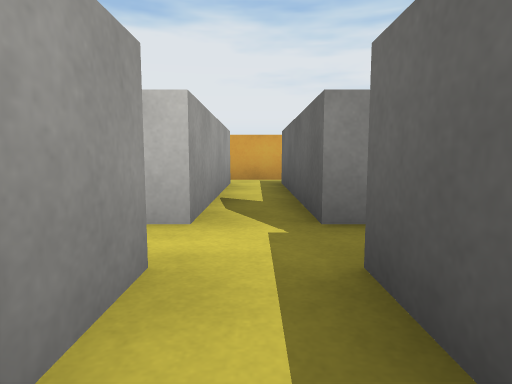
view 1 (above)

24 first-person views from a walk through a scene from a Unity 3-D project. The camera is 0.51 m above the floor, tilts 6° down and sees 75° across. The floor is counted in squares, 1 m on a side. Each view is taken from the middle of a square. On the plan, view 1 faces up. The plan holds only what a view shows up to about 9 squares ahead; the rest is blank. The place goes on beyond the plan. Some surface patterns are stand-ins.

view 2
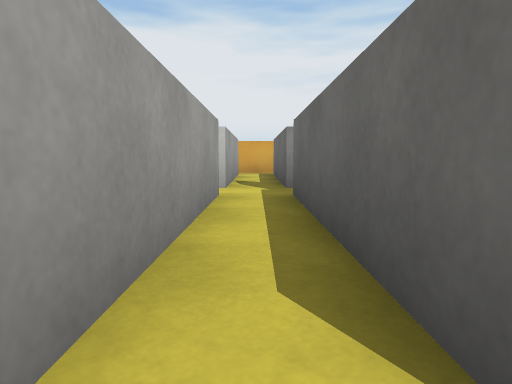

view 3
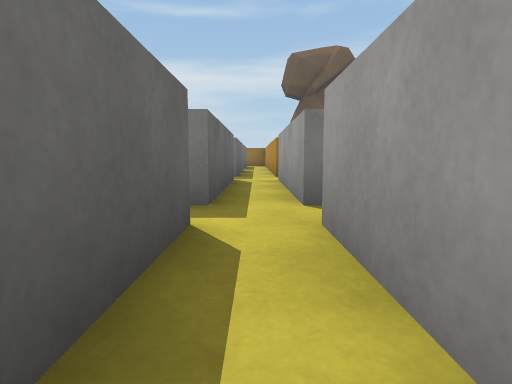

view 4
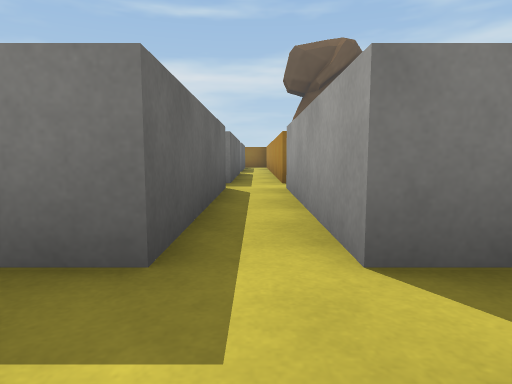

view 5
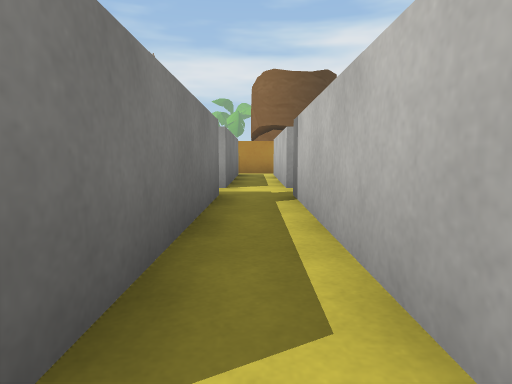

view 6
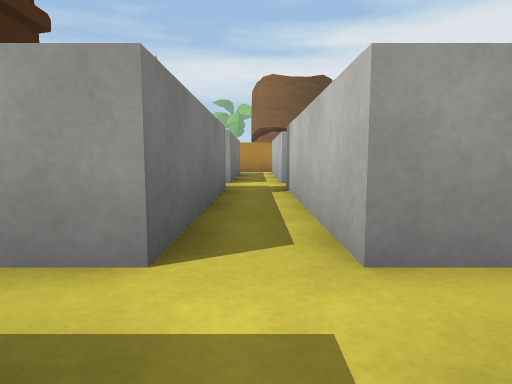

view 7
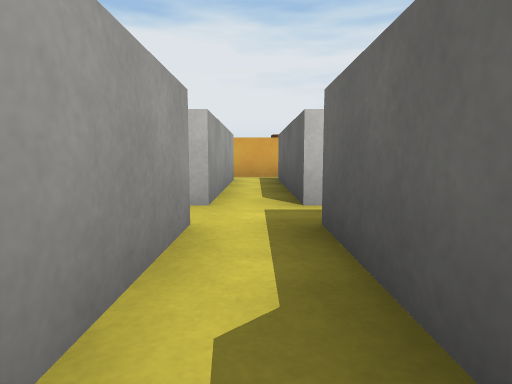

view 8
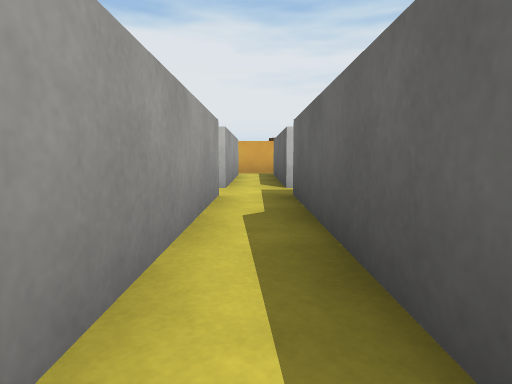

view 9
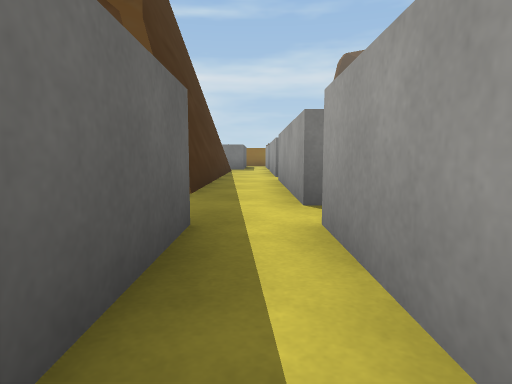

view 10
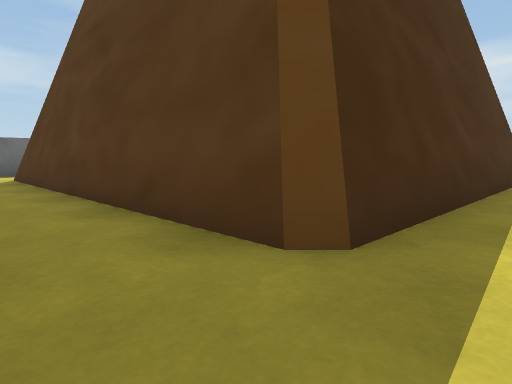

view 11
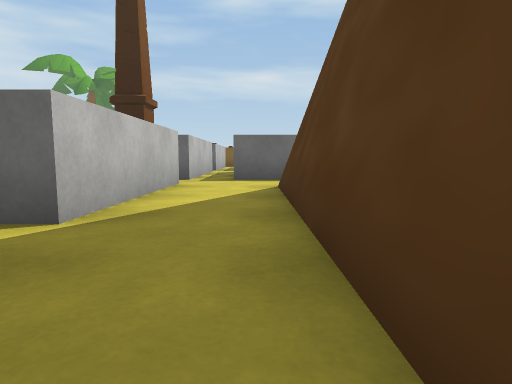

view 12
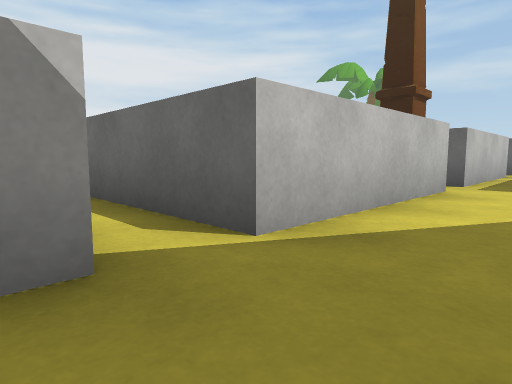

view 13
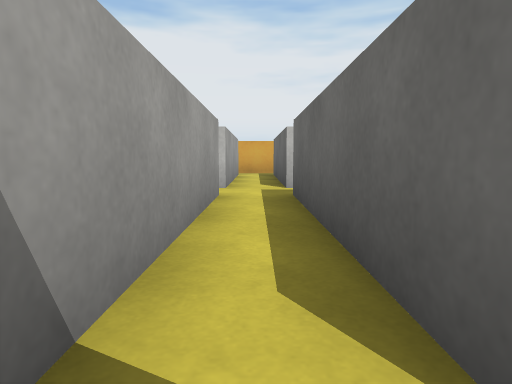

view 14
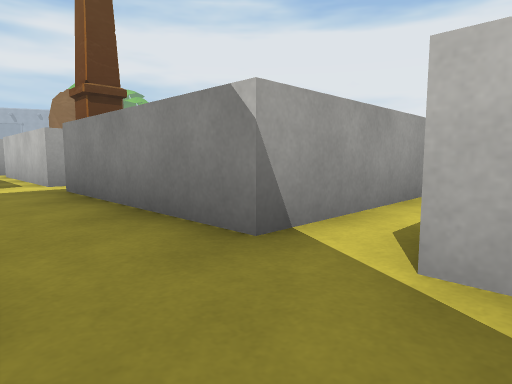

view 15
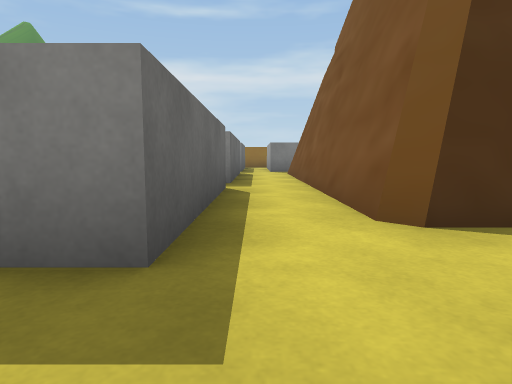

view 16
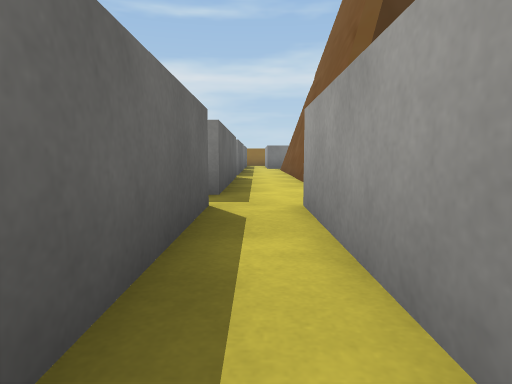

view 17
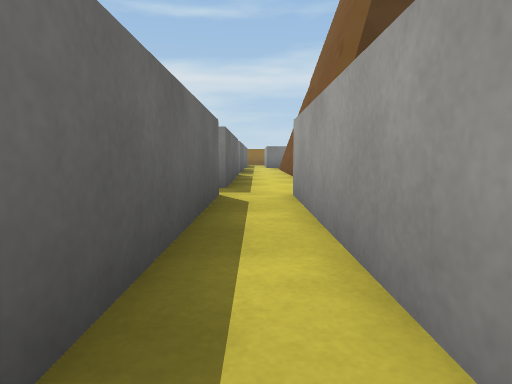

view 18
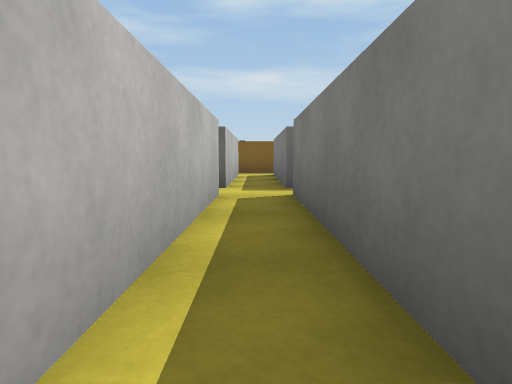

view 19
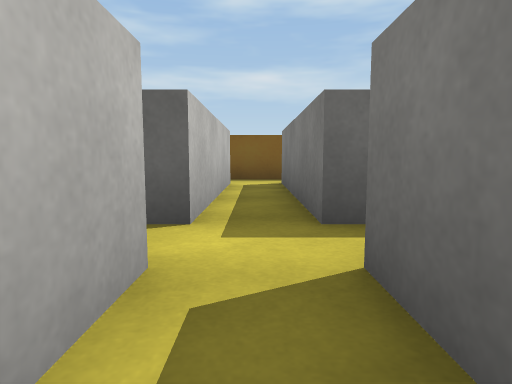

view 20
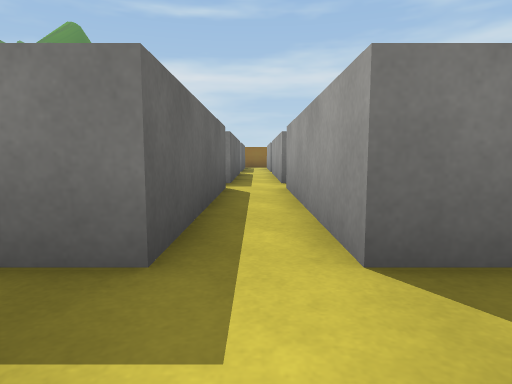

view 21
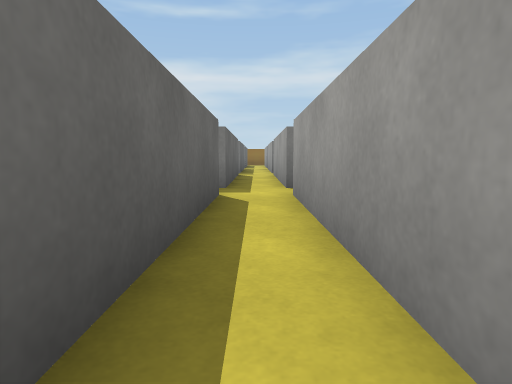

view 22
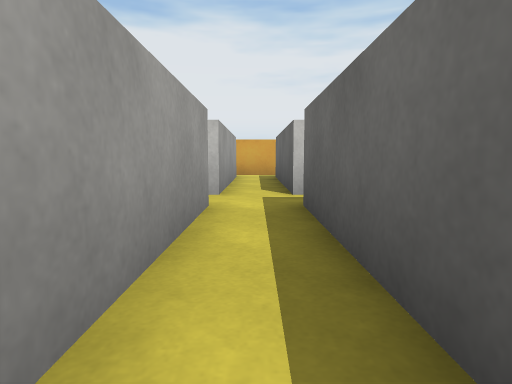

view 23
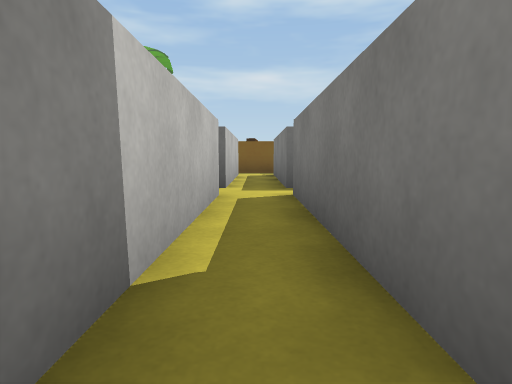

view 24
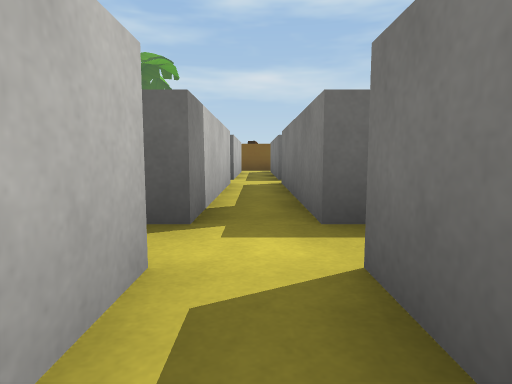

### Floor plan
Points are (right, up) in squares from view 1. A wall is a line through its corners. A room is listed if a view was taken in it or the views show most of it. See-through windows are left out.
Room 1 (views 1, 3, 4)
walls: (-0.5, 1.5) (-0.5, -2.5); (4.5, 2.5) (0.5, 2.5); (0.5, -2.5) (0.5, 1.5) (4.5, 1.5)
ways out: opening at (0, -2) to room 2; opening at (4, 2) to room 3; opening at (-1, 2); opening at (0, 3)
Room 2 (view 2)
walls: (-0.5, -3.5) (-0.5, -7.5); (4.5, -2.5) (0.5, -2.5); (0.5, -7.5) (0.5, -3.5) (1.2, -3.5)
ways out: opening at (0, -2) to room 1; opening at (4, -3) to room 4; opening at (-1, -3); opening at (0, -7)
Room 3 (views 5, 6, 7, 9)
walls: (4.5, 1.5) (4.5, -2.5); (5.5, -2.5) (5.5, 1.5)
ways out: opening at (4, 2) to room 1; opening at (5, -2) to room 4; opening at (9, 2) to room 7; opening at (5, 3)
Room 4 (views 8, 10, 11, 12, 13, 14, 18, 19)
walls: (9.5, -2.5) (5.5, -2.5); (14.5, -2.5) (10.5, -2.5); (6, -4.8) (6.3, -4.5); (15.5, -7.5) (15.5, -3.5) (19.5, -3.5); (4.5, -3.5) (4.5, -7.4); (6, -9.5) (6, -5) (6.5, -4.5) (13.9, -4.5) (13.9, -7.5); (19.5, -2.5) (15.5, -2.5)
ways out: opening at (4, -3) to room 2; opening at (5, -2) to room 3; opening at (15, -2) to room 5; opening at (10, -2) to room 7; opening at (19, -3) to room 8; opening at (5, -8); opening at (15, -7)
Room 5 (views 15, 16, 17, 23)
walls: (14.5, 1.5) (14.5, -2.5); (19.5, 2.5) (15.5, 2.5); (15.5, -2.5) (15.5, 1.5) (19.5, 1.5)
ways out: opening at (15, -2) to room 4; opening at (19, 2) to room 6; opening at (14, 2) to room 7; opening at (15, 3)
Room 6 (views 20, 21, 22)
walls: (19.5, 1.5) (19.5, -2.5); (24, 2.5) (20.5, 2.5); (20.5, -2.5) (20.5, 1.5) (23.9, 1.5)
ways out: opening at (19, 2) to room 5; opening at (20, -2) to room 8; opening at (20, 3)
Room 7 (view 24)
walls: (9.5, 1.5) (9.5, -2.5); (13.5, 1.5) (14.5, 1.5); (14.5, 2.5) (13.5, 2.5); (10.5, -2.5) (10.5, 1.5)
ways out: opening at (9, 2) to room 3; opening at (10, -2) to room 4; opening at (14, 2) to room 5; opening at (10, 3)
Room 8 (no view inside)
walls: (19.5, -3.5) (19.5, -7.5); (24.5, -2.5) (20.5, -2.5); (20.5, -7.5) (20.5, -3.5) (24.5, -3.5)
ways out: opening at (19, -3) to room 4; opening at (20, -2) to room 6; opening at (20, -7)

Where each view was taken, in squares from view 1:
view 1: 0 up, 0 right, facing up
view 2: 3 down, 0 right, facing up
view 3: 0 up, 0 right, facing down
view 4: 2 down, 0 right, facing down
view 5: 2 up, 5 right, facing left
view 6: 2 up, 6 right, facing left
view 7: 1 down, 5 right, facing up
view 8: 3 down, 5 right, facing up
view 9: 0 up, 5 right, facing down
view 10: 3 down, 5 right, facing down-right
view 11: 4 down, 8 right, facing right
view 12: 4 down, 9 right, facing up-right
view 13: 3 down, 10 right, facing up
view 14: 4 down, 11 right, facing up-left
view 15: 2 down, 15 right, facing down
view 16: 1 up, 15 right, facing down
view 17: 2 up, 15 right, facing down
view 18: 3 down, 15 right, facing right
view 19: 3 down, 18 right, facing right
view 20: 2 down, 20 right, facing down
view 21: 2 up, 20 right, facing down
view 22: 2 down, 20 right, facing up
view 23: 2 up, 15 right, facing right
view 24: 2 up, 13 right, facing right
